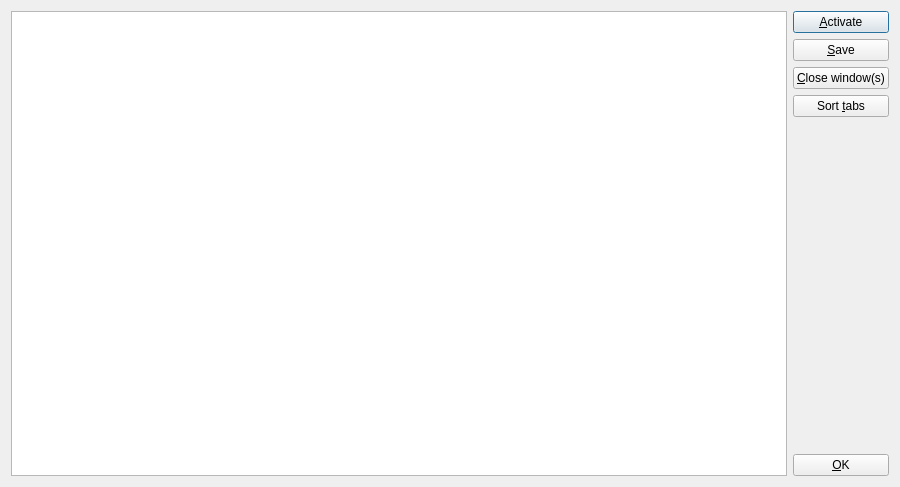
<?xml version="1.0" encoding="UTF-8"?>
<ui version="4.0">
 <class>WindowsDlg</class>
 <widget class="QDialog" name="WindowsDlg">
  <property name="geometry"><rect><x>0</x><y>0</y><width>900</width><height>487</height></rect></property>
  <property name="windowTitle"><string>Windows</string></property>
  <layout class="QGridLayout" name="gridLayout1">
   <item row="0" column="0" rowspan="6">
    <widget class="QTableWidget" name="windowsList">
     <property name="nppId" stdset="0"><number>7001</number></property>
    </widget>
   </item>
   <item row="0" column="1">
    <widget class="QPushButton" name="ok">
     <property name="nppId" stdset="0"><number>1</number></property>
     <property name="text"><string>&amp;Activate</string></property>
     <property name="autoDefault"><bool>false</bool></property>
     <property name="default"><bool>true</bool></property>
    </widget>
   </item>
   <item row="1" column="1">
    <widget class="QPushButton" name="windowsSave">
     <property name="nppId" stdset="0"><number>7002</number></property>
     <property name="text"><string>&amp;Save</string></property>
     <property name="autoDefault"><bool>false</bool></property>
    </widget>
   </item>
   <item row="2" column="1">
    <widget class="QPushButton" name="windowsClose">
     <property name="nppId" stdset="0"><number>7003</number></property>
     <property name="text"><string>&amp;Close window(s)</string></property>
     <property name="autoDefault"><bool>false</bool></property>
    </widget>
   </item>
   <item row="3" column="1">
    <widget class="QPushButton" name="windowsSort">
     <property name="nppId" stdset="0"><number>7004</number></property>
     <property name="text"><string>Sort &amp;tabs</string></property>
     <property name="autoDefault"><bool>false</bool></property>
    </widget>
   </item>
   <item row="4" column="1">
    <spacer name="vSpacer1"><property name="orientation"><enum>Qt::Vertical</enum></property></spacer>
   </item>
   <item row="5" column="1">
    <widget class="QPushButton" name="cancel">
     <property name="nppId" stdset="0"><number>2</number></property>
     <property name="text"><string>&amp;OK</string></property>
     <property name="autoDefault"><bool>false</bool></property>
    </widget>
   </item>
  </layout>
 </widget>
 <resources/>
 <connections/>
</ui>
